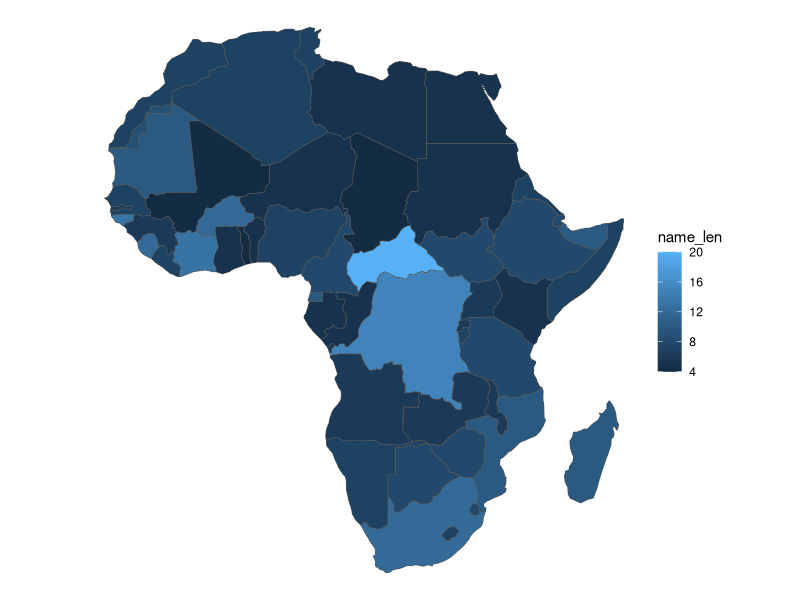

This chart was generated by the following R code:
library(ggplot2)
library(rnaturalearth)

test <- ne_countries(scale=110, type="countries", continent="africa")
print(test[1:97])
# print(test$geometry)

# test2 <- ggplot(test$geometry)
# print(test2)

test3 <- ggplot(test, aes(fill = name_len)) + geom_sf() +
     theme_void()
print(test3)
print(test$geometry[1])
